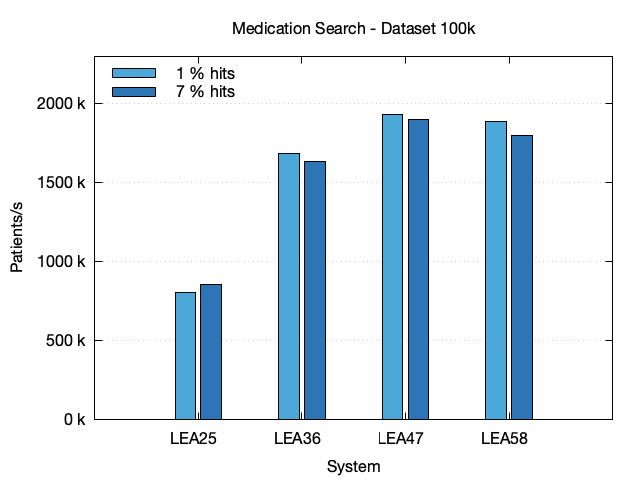

The script that saved this image:
# Set the terminal to PNG and specify the output file
set terminal pngcairo enhanced font 'Helvetica Neue,12'
set output 'medication-search-100k.png'

# Set the data separator and skip the header
set datafile separator "|"
set style data histograms
set style histogram clustered
set style fill solid border -1
set boxwidth 0.8
set key left top reverse

# Define x-axis and y-axis labels
set title "Medication Search - Dataset 100k"
set xlabel 'System'
set ylabel 'Patients/s'
set format y "%.0f k"
set yrange [0:2300]

# Define grid
set grid ytics

# Define line styles and colors for each code
set style line 1 lc rgb '#4DA8DA'
set style line 2 lc rgb '#2E75B6'

# Plot the data
plot 'medication-search-100k.txt' using 7:xtic(3) every 2 ls 1 title '1 % hits', \
     'medication-search-100k.txt' using 7:xtic(3) every 2::1 ls 2 title '7 % hits'
